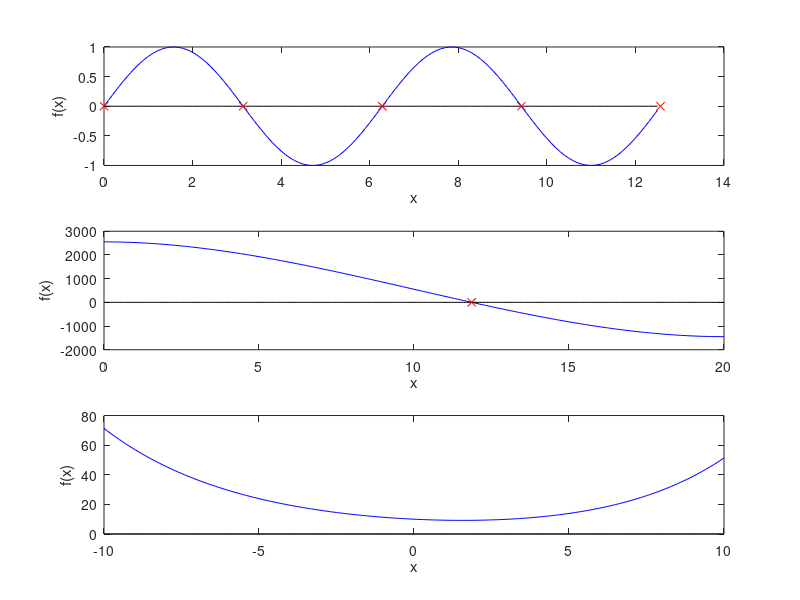

MATLAB code for this plot:
## sine function zeroes
t = 0:.1:4*pi;
tt = sin(t);
ax = zeros(1,length(t));
xrt = 0:pi:4*pi;
yrt = zeros(1,5);
subplot(3,1,1)
plot(t,tt,'b',t,ax,'k',xrt,yrt,'rx');
xlabel('x')
ylabel('f(x)')

## Polynomial function zeroes
t = 0:.1:20;
tt = t.^3 - 30*t.^2 + 2552;
ax = zeros(1,length(t));
subplot(3,1,2)
plot(t,tt,'b',t,ax,'k',11.8615,0,'rx');
xlabel('x')
ylabel('f(x)')

## cosh function zeroes
t = -10:.1:10;
tt = 10 * cosh(t ./4) - t;
ax = zeros(1,length(t));
subplot(3,1,3)
plot(t,tt,'b',t,ax,'k');
xlabel('x')
ylabel('f(x)')
